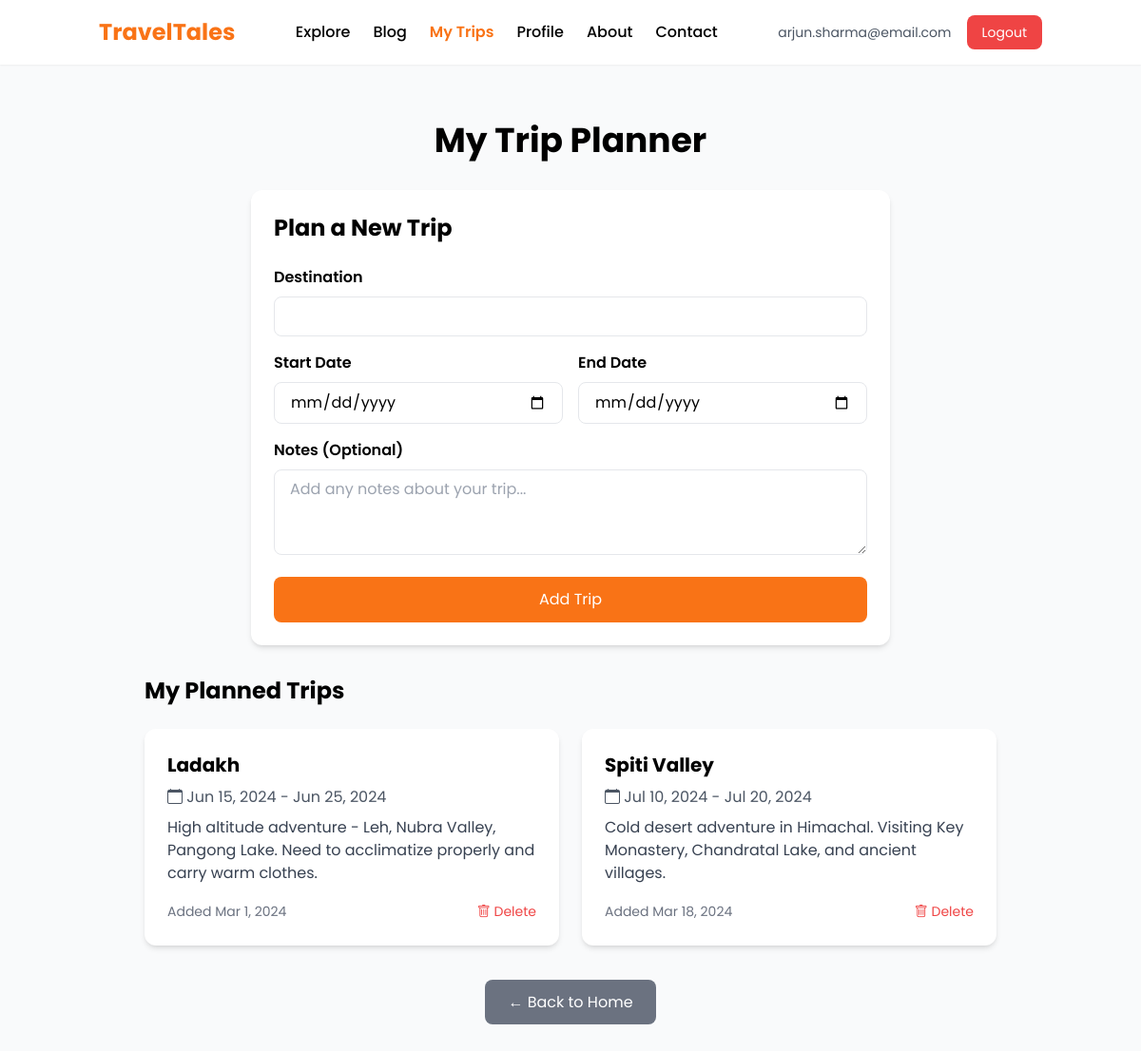
The page /trip-planner.php (signed in) on the database its author committed.
### tables this page shows
CREATE TABLE IF NOT EXISTS trips (
    id INT AUTO_INCREMENT PRIMARY KEY,
    user_email VARCHAR(255) NOT NULL,
    destination VARCHAR(255) NOT NULL,
    start_date DATE NOT NULL,
    end_date DATE NOT NULL,
    notes TEXT,
    created_at TIMESTAMP DEFAULT CURRENT_TIMESTAMP,
    FOREIGN KEY (user_email) REFERENCES users(email) ON DELETE CASCADE
);

### trip-planner.php (the view, shortened to what this page needs)
<?php
require 'config/db.php';
$userEmail = $_SESSION['user'];
$stmt = $pdo->prepare("SELECT * FROM trips WHERE user_email = ? ORDER BY start_date ASC");
$stmt->execute([$userEmail]);
$trips = $stmt->fetchAll(PDO::FETCH_ASSOC);
?>
<!DOCTYPE html>
<html lang="en">
<head>
  <script src="https://cdn.tailwindcss.com"></script>
  <link rel="stylesheet" href="https://cdn.jsdelivr.net/npm/bootstrap-icons@1.11.1/font/bootstrap-icons.css"/>
</head>
<body class="bg-gray-50">
<nav class="fixed w-full bg-white/90 backdrop-blur-md z-50 shadow-sm">
  <div class="container mx-auto px-4 py-4">
    <div class="flex justify-between items-center">
      <a href="index.php" class="text-2xl font-bold text-orange-500 hover:text-orange-600 transition">
        TravelTales
      </a>
      <div class="hidden md:flex space-x-6 font-medium">
        <a href="explore.php" class="nav-link hover:text-orange-500 transition">Explore</a>
        <a href="blogs.php" class="nav-link hover:text-orange-500 transition">Blog</a>
        <a href="trip-planner.php" class="nav-link text-orange-500 font-semibold">My Trips</a>
        <a href="profile.php" class="nav-link hover:text-orange-500 transition">Profile</a>
        <a href="about.php" class="nav-link hover:text-orange-500 transition">About</a>
        <a href="contact.php" class="nav-link hover:text-orange-500 transition">Contact</a>
      </div>
      <div class="hidden md:flex items-center space-x-4">
        <span class="text-sm text-gray-600"><?= htmlspecialchars($userEmail) ?></span>
        <a href="logout.php" class="bg-red-500 hover:bg-red-600 text-white px-4 py-2 rounded-lg text-sm transition">
          Logout
        </a>
      </div>
    </div>
  </div>
</nav>
<section class="container mx-auto px-4 py-32">
  <h1 class="text-4xl font-bold mb-8 text-center">My Trip Planner</h1>
  <div class="bg-white rounded-xl shadow-md p-6 mb-8 max-w-2xl mx-auto">
    <h2 class="text-2xl font-bold mb-6">Plan a New Trip</h2>
    <form method="POST" class="space-y-4">
      <div>
        <label class="block font-semibold mb-2">Destination</label>
        <input type="text" name="destination" required class="w-full px-4 py-2 border rounded-lg focus:ring-2 focus:ring-orange-500">
      </div>
      <div class="grid grid-cols-1 md:grid-cols-2 gap-4">
        <div>
          <label class="block font-semibold mb-2">Start Date</label>
          <input type="date" name="start_date" required class="w-full px-4 py-2 border rounded-lg focus:ring-2 focus:ring-orange-500">
        </div>
        <div>
          <label class="block font-semibold mb-2">End Date</label>
          <input type="date" name="end_date" required class="w-full px-4 py-2 border rounded-lg focus:ring-2 focus:ring-orange-500">
        </div>
      </div>
      <div>
        <label class="block font-semibold mb-2">Notes (Optional)</label>
        <textarea name="notes" rows="3" class="w-full px-4 py-2 border rounded-lg focus:ring-2 focus:ring-orange-500" placeholder="Add any notes about your trip..."></textarea>
      </div>
      <button type="submit" class="w-full bg-orange-500 hover:bg-orange-600 text-white py-3 rounded-lg transition">
        Add Trip
      </button>
    </form>
  </div>
  <div class="max-w-4xl mx-auto">
    <h2 class="text-2xl font-bold mb-6">My Planned Trips</h2>
    <?php if ($trips): ?>
      <div class="grid grid-cols-1 md:grid-cols-2 gap-6">
        <?php foreach ($trips as $trip): ?>
          <div class="bg-white rounded-xl shadow-md p-6">
            <h3 class="text-xl font-bold mb-2"><?= htmlspecialchars($trip['destination']) ?></h3>
            <p class="text-gray-600 mb-2">
              <i class="bi bi-calendar"></i>
              <?= date('M j, Y', strtotime($trip['start_date'])) ?> -
              <?= date('M j, Y', strtotime($trip['end_date'])) ?>
            </p>
            <?php if ($trip['notes']): ?>
              <p class="text-gray-700 mb-4"><?= htmlspecialchars($trip['notes']) ?></p>
            <?php endif; ?>
            <div class="flex justify-between items-center">
              <span class="text-sm text-gray-500">
                Added <?= date('M j, Y', strtotime($trip['created_at'])) ?>
              </span>
              <form method="POST" class="inline" onsubmit="return confirm('Are you sure you want to delete this trip?')">
                <button type="submit" class="text-red-500 hover:text-red-700 text-sm">
                  <i class="bi bi-trash"></i> Delete
                </button>
              </form>
            </div>
          </div>
        <?php endforeach; ?>
      </div>
    <?php endif; ?>
  </div>
  <div class="text-center mt-12">
    <a href="index.php" class="bg-gray-500 hover:bg-gray-600 text-white px-6 py-3 rounded-lg transition">
      ← Back to Home
    </a>
  </div>
</section>
</body>
</html>

### trip-planner.php (style rules this page uses)
body { font-family: "Poppins", sans-serif; }

### rows shown on the page
trips: destination "Ladakh", start_date "Jun 15, 2024", end_date "Jun 25, 2024", notes "High altitude adventure - Leh, Nubra Valley, Pangong Lake. Need to acclimatize properly and carry warm clothes.", created_at "Mar 1, 2024"
trips: destination "Spiti Valley", start_date "Jul 10, 2024", end_date "Jul 20, 2024", notes "Cold desert adventure in Himachal. Visiting Key Monastery, Chandratal Lake, and ancient villages.", created_at "Mar 18, 2024"

### other values the page prints
$userEmail "arjun.sharma@email.com"
